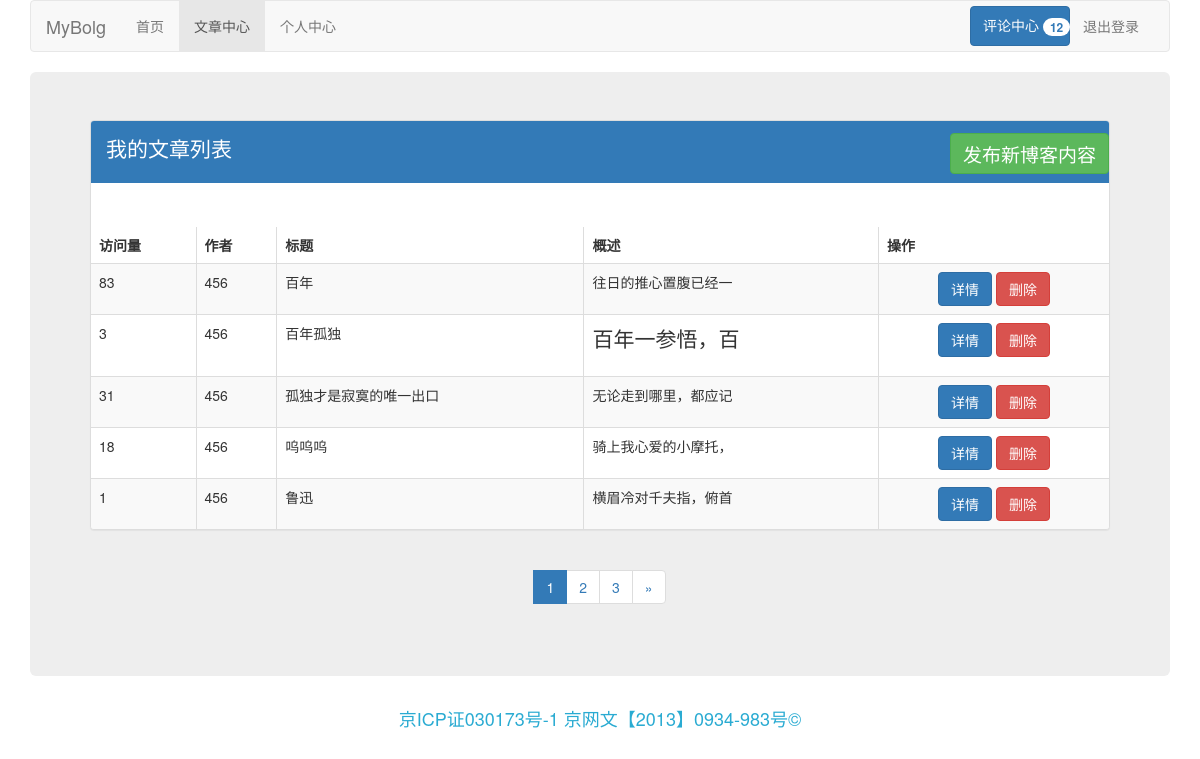
The app's page /article_list/ (signed in) with its own data.
### blog/models.py (models this page shows, shortened)
class Article(models.Model):
    author = models.ForeignKey(UserProfile, on_delete=models.DO_NOTHING, verbose_name='作者')
    title = models.CharField('标题', max_length=50)
    content = models.TextField('内容') # '<html><body><h1>标题一</h1></body></html>'
    pub_time = models.DateTimeField('创建日期', auto_now=True)
    category = models.ForeignKey(Category, on_delete=models.SET_NULL, verbose_name='类别', null=True, blank=True)
    tag = models.ManyToManyField(Tag, verbose_name='标签')
    visitor = models.IntegerField('访问量', default=0)
    discuss = models.BooleanField('是否允许别人评论', default=True)
    display = models.BooleanField('是否展示自己的文章', default=True)
    class Meta:
        verbose_name_plural = verbose_name = '文章'

class UserProfile(AbstractUser):
    gender = (
        ('male', "男"),
        ('female', "女")
    )
    username = models.CharField(max_length=45, unique=True)
    password = models.CharField(max_length=45)
    email = models.EmailField(unique=True)
    sex = models.CharField(max_length=32, choices=gender, default="male")
    create_time = models.DateTimeField(auto_now_add=True)
    hobby = models.TextField()
    def __str__(self):
        return self.username
    class Meta:
        verbose_name_plural=verbose_name = '用户信息'

### blog/views.py (the view)
# urls.py: path('article_list/', views.article_list),
def article_list(request):
    if not request.user.is_authenticated:
        return redirect('/login/')
    user = request.user
    a = Article.objects.filter(author=request.user).order_by('-pub_time')
    b = a.all().first().id
    print("*"*20)
    print(b)
    paginator = Paginator(a, 5)
    page_nums = list(paginator.page_range)
    page = request.GET.get('page')
    try:
        contacts = paginator.page(page)
    except PageNotAnInteger:
        contacts = paginator.page(1)
    except EmptyPage:
        contacts = paginator.page(paginator.num_pages)
    return render(request, 'article_list.html', {'contacts': contacts, "current": 'article_list', 'user': user,
                                                 'page_nums': page_nums, 'count': census(request)})

### blog/views.py (called while the page is built)
def census(request):
    user = request.user
    article = models.Article.objects.filter(author=user).all()
    chen = 0
    dan = 0
    for i in article:
        comment = models.Comment.objects.filter(undiscuss=True, article=i).all()
        a = len(comment)
        chen = chen+a
        for c in comment:
            b = len(models.CommentReply.objects.filter(unreply=True, comment=c).all())
            dan = dan+b
    count1 = chen+dan
    return count1

### blog/templates/article_list.html (shortened to what this page needs)
{% extends "base.html" %}
{% block content %}
    <div class="jumbotron">
    <div class="panel panel-default">
    <div class="list-group">
        <p  class="list-group-item active">
        我的文章列表<a style="position:relative;left:718px; top:2px;font-size: 19px;" href="/add_article/" class="btn btn-success">发布新博客内容</a>
        </p>
    </div>
    <table class="table-hover table-bordered table-striped table">
        <thead>
        <tr>
            <th>访问量</th>
            <th>作者</th>
            <th>标题</th>
            <th>概述</th>
            <th>操作</th>
        </tr>
        </thead>
        <tbody>
        {% for article in contacts %}
            <tr>
                <td>{{ article.visitor }}</td>
                <td>{{ article.author }}</td>
                <td>{{ article.title }}</td>
                <td>{{ article.content | safe | slice:":10" }}</td>
                <td class="text-center">
                    <a href="/edit_article/?article_id={{ article.id }}" class="btn btn-primary">详情</a>
                    <a href="/del_article/?article_id={{ article.id }}" class="btn btn-danger" onclick="return confirm('是否确认删除')">删除</a>
                </td>
            </tr>
        {% endfor %}
        </tbody>
    </table>
    </div>
    <nav aria-label="Page navigation" style="text-align: center">
        <ul class="pagination">
               {% for i in page_nums %}
                   <li {% if contacts.number == i %}class="active"{% endif %}><a href="?page={{ i }}">{{ i }}</a></li>
               {% endfor %}
            <li>
                {% if contacts.has_next %}
                <a href="?page={{ contacts.next_page_number }}" aria-label="Next">
                <span aria-hidden="true">&raquo;</span>
                {% endif %}
                </a>
            </li>
        </ul>
    </nav>
    </div>
{% endblock %}

### records on screen
Article: visitor "83", author "456", title "百年", content "往日的推心置腹已经一"
Article: visitor "3", author "456", title "百年孤独", content "百年一参悟，百"
Article: visitor "31", author "456", title "孤独才是寂寞的唯一出口", content "无论走到哪里，都应记"
Article: visitor "18", author "456", title "呜呜呜", content "骑上我心爱的小摩托，"
Article: visitor "1", author "456", title "鲁迅", content "横眉冷对千夫指，俯首"

### other values on screen
{{ count }} "12"
{{ i }} "1" "2" "3"
